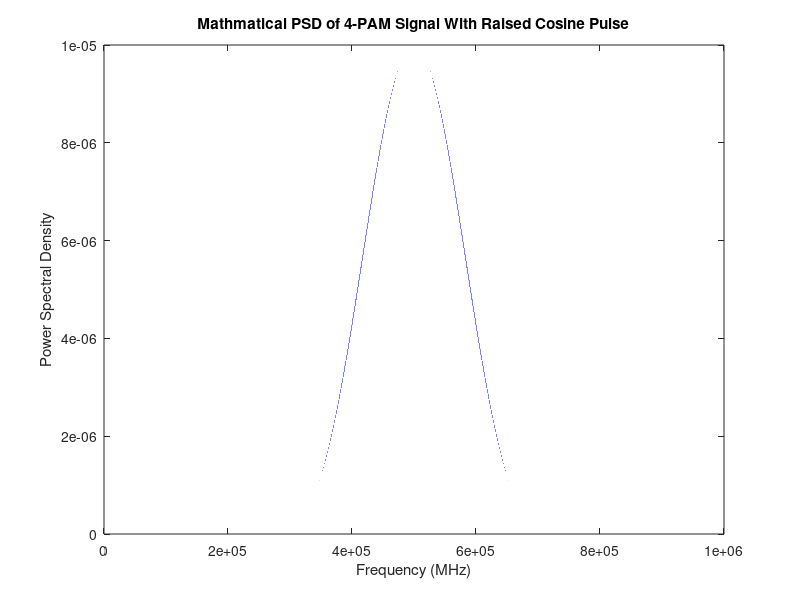

MATLAB code to generate this figure:
%This code generates a plot of PSD for a rect() function
%against bandwidth given frequency and
%bandwidth using the mathmatical and simulated approach.


%%%%%%%%%%%%%%%%%%%%%%%%%%%%%%%%%%%%%%%
%Mathmatical section
frequency = 1000000;
bandwidth = 500000;
Ts = 1/bandwidth;
frequency = linspace(-frequency, frequency, frequency);

S = zeros(1000000, 1);
S(250000:750000) = 5 / 4 * Ts * (1 + cos(pi * frequency(250000:750000) * Ts)).^2;

figure(1);
plot(S)
xlabel('Frequency (MHz)')
ylabel('Power Spectral Density')
title('Mathmatical PSD of 4-PAM Signal With Raised Cosine Pulse')
%%%%%%%%%%%%%%%%%%%%%%%%%%%%%%%%%%%%%%%